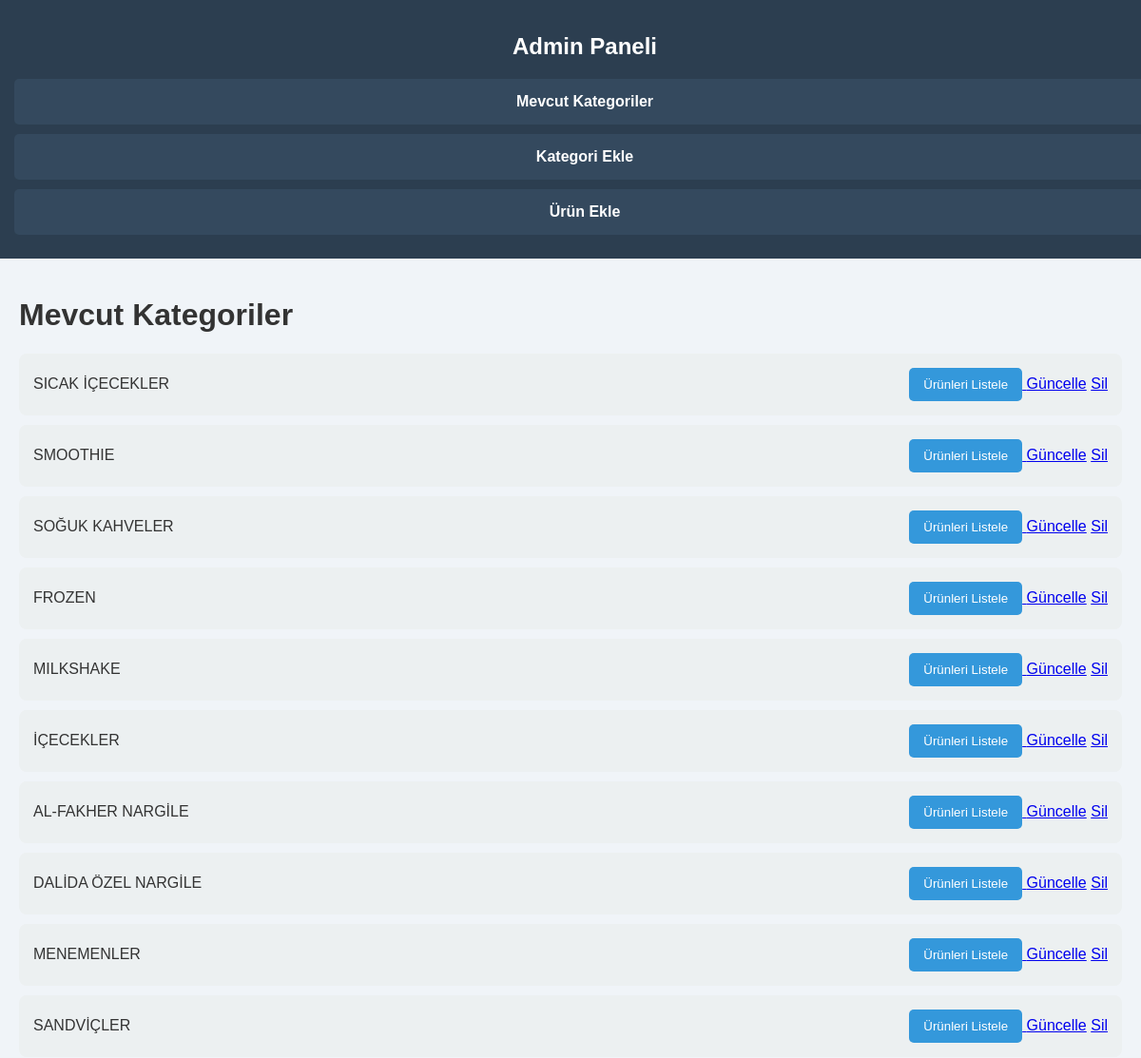
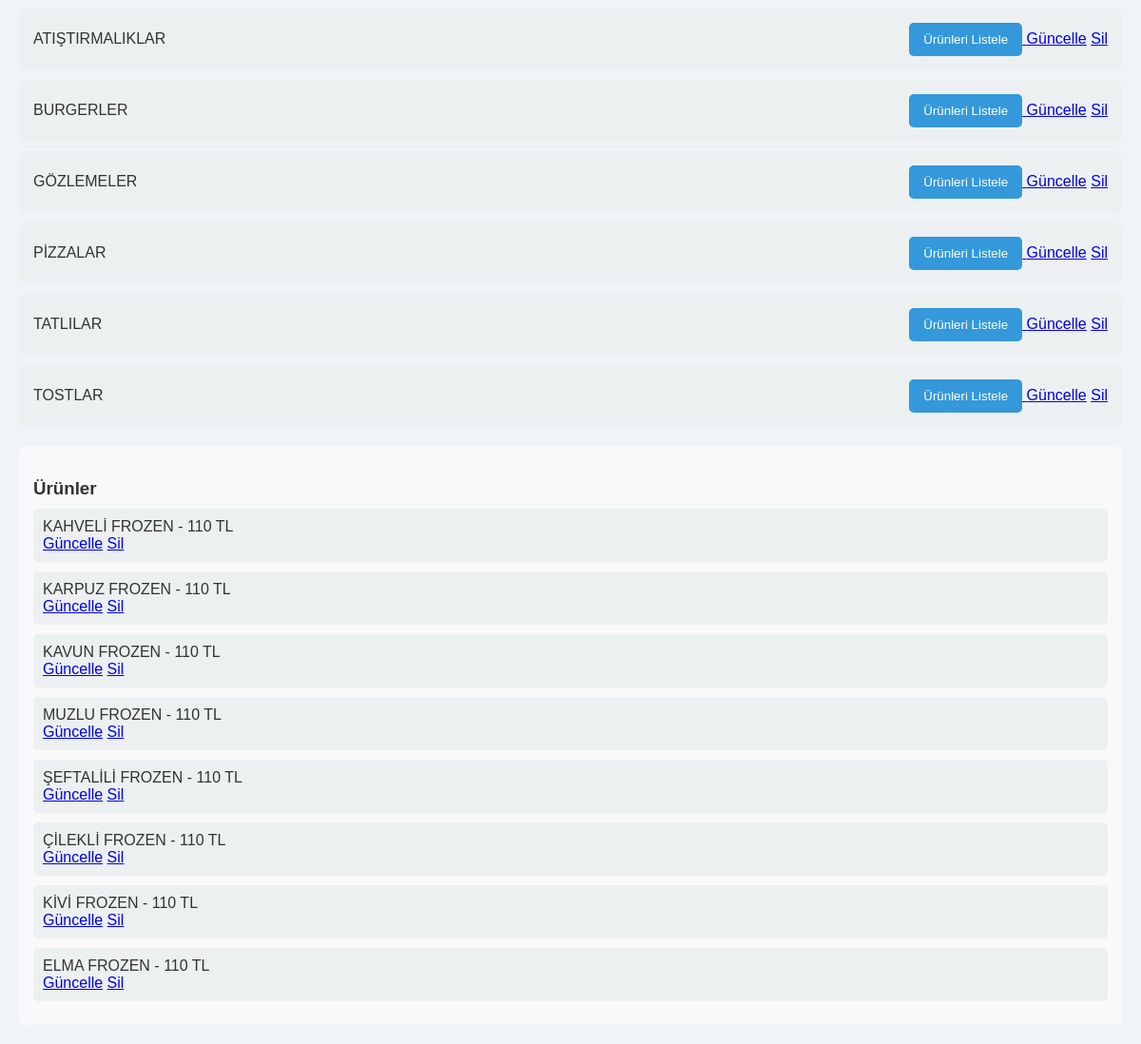
The app's page /admin/dashboard.php?category_id=5 (signed in) with its own data (2 pictures, top to bottom).
### tables this page shows
CREATE TABLE categories (
    id INTEGER PRIMARY KEY AUTOINCREMENT,
    name TEXT NOT NULL,
    image_url TEXT
);

CREATE TABLE products (
    id INTEGER PRIMARY KEY AUTOINCREMENT,
    name TEXT NOT NULL,
    description TEXT,
    price REAL NOT NULL,
    category_id INTEGER,
    image_url TEXT,
    FOREIGN KEY (category_id) REFERENCES categories(id)
);

### admin/dashboard.php (the view, shortened to what this page needs)
<?php
$db = new SQLite3('../db/menu.db');
$categories = $db->query('SELECT * FROM categories');
$selected_category_id = isset($_GET['category_id']) ? $_GET['category_id'] : null;
$products = [];
if ($selected_category_id) {
    $products = $db->query("SELECT * FROM products WHERE category_id = $selected_category_id");
}
$page = isset($_GET['page']) ? $_GET['page'] : 'kategoriler';
?>
<!DOCTYPE html>
<html lang="tr">
<head>
    <link rel="stylesheet" href="../css/admin_styles.css">
</head>
<body>
<div class="wrapper">
    <div class="sidebar">
        <h2>Admin Paneli</h2>
        <a href="dashboard.php?page=kategoriler">Mevcut Kategoriler</a>
        <a href="dashboard.php?page=kategori_ekle">Kategori Ekle</a>
        <a href="dashboard.php?page=urun_ekle">Ürün Ekle</a>
    </div>
    <div class="content">
        <?php if ($page == 'kategoriler'): ?>
            <h1>Mevcut Kategoriler</h1>
            <div class="category-list">
                <?php while ($category = $categories->fetchArray()): ?>
                    <div class="category-item">
                        <span><?php echo $category['name']; ?></span>
                        <div>
                            <a href="dashboard.php?category_id=<?php echo $category['id']; ?>">
                                <button>Ürünleri Listele</button>
                            </a>
                            <a href="edit_category.php?id=<?php echo $category['id']; ?>" class="edit-btn">Güncelle</a>
                            <a href="delete_category.php?id=<?php echo $category['id']; ?>" class="delete-btn" onclick="return confirm('Bu kategoriyi silmek istediğinize emin misiniz?');">Sil</a>
                        </div>
                    </div>
                <?php endwhile; ?>
            </div>
            <?php if ($selected_category_id && $products): ?>
                <div class="product-list">
                    <h3>Ürünler</h3>
                    <?php while ($product = $products->fetchArray()): ?>
                        <div class="product-item">
                            <span><?php echo $product['name']; ?> - <?php echo $product['price']; ?> TL</span>
                            <div>
                                <a href="edit_product.php?id=<?php echo $product['id']; ?>" class="edit-btn">Güncelle</a>
                                <a href="delete_product.php?id=<?php echo $product['id']; ?>" class="delete-btn" onclick="return confirm('Bu ürünü silmek istediğinize emin misiniz?');">Sil</a>
                            </div>
                        </div>
                    <?php endwhile; ?>
                </div>
            <?php endif; ?>
        <?php endif; ?>
    </div>
</div>
</body>
</html>

### css/admin_styles.css (style rules this page uses)
body { font-family: 'Poppins', sans-serif; background-color: #f0f4f8; margin: 0; padding: 0; color: #333; }
.wrapper { display: flex; flex-direction: column; }
.sidebar { width: 100%; background-color: #2c3e50; color: white; padding: 15px; text-align: center; }
.sidebar h2 { font-size: 24px; margin-bottom: 20px; }
.sidebar a { display: block; padding: 15px; color: white; text-decoration: none; font-weight: bold; background-color: #34495e; border-radius: 5px; margin-bottom: 10px; }
.content { padding: 20px; }
.category-list { margin: 20px 0; }
.category-item { background-color: #ecf0f1; padding: 15px; margin-bottom: 10px; border-radius: 8px; display: flex; justify-content: space-between; align-items: center; }
.category-item button { padding: 10px 15px; background-color: #3498db; color: white; border: none; border-radius: 5px; cursor: pointer; transition: background-color 0.3s ease; }
.product-list { margin-top: 20px; background-color: #f9f9f9; padding: 15px; border-radius: 8px; }
.product-list h3 { margin-bottom: 10px; }
.product-item { background-color: #ecf0f1; padding: 10px; margin-bottom: 10px; border-radius: 5px; }

### records on screen
categories: name "SICAK İÇECEKLER"
categories: name "SMOOTHIE"
categories: name "SOĞUK KAHVELER"
categories: name "FROZEN"
categories: name "MILKSHAKE"
categories: name "İÇECEKLER"
categories: name "AL-FAKHER NARGİLE"
categories: name "DALİDA ÖZEL NARGİLE"
categories: name "MENEMENLER"
categories: name "SANDVİÇLER"
categories: name "ATIŞTIRMALIKLAR"
categories: name "BURGERLER"
categories: name "GÖZLEMELER"
categories: name "PİZZALAR"
categories: name "TATLILAR"
categories: name "TOSTLAR"
products: name "KAHVELİ FROZEN", price "110"
products: name "KARPUZ FROZEN", price "110"
products: name "KAVUN FROZEN", price "110"
products: name "MUZLU FROZEN", price "110"
products: name "ŞEFTALİLİ FROZEN", price "110"
products: name "ÇİLEKLİ FROZEN", price "110"
products: name "KİVİ FROZEN", price "110"
products: name "ELMA FROZEN", price "110"
